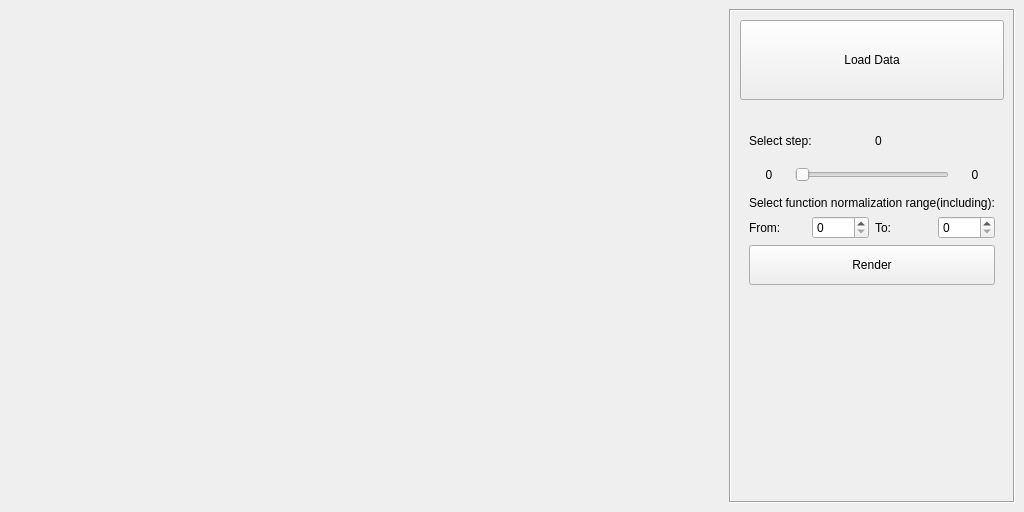
<?xml version="1.0" encoding="UTF-8"?>
<ui version="4.0">
 <class>MainWindow</class>
 <widget class="QMainWindow" name="MainWindow">
  <property name="geometry">
   <rect>
    <x>0</x>
    <y>0</y>
    <width>1024</width>
    <height>512</height>
   </rect>
  </property>
  <property name="minimumSize">
   <size>
    <width>1024</width>
    <height>512</height>
   </size>
  </property>
  <property name="windowTitle">
   <string>Ultrafast mega thin and functional increrable pedantic amazing creeper 2014 melancholic supervised AI ChatGeminiSeek pro SALE 50% nice cute strong cool table viewer and calculate metriX application in qt</string>
  </property>
  <property name="documentMode">
   <bool>false</bool>
  </property>
  <widget class="QWidget" name="centralwidget">
   <property name="minimumSize">
    <size>
     <width>1024</width>
     <height>512</height>
    </size>
   </property>
   <layout class="QHBoxLayout" name="horizontalLayout_4" stretch="5,2">
    <item>
     <widget class="QWidget" name="widget_2" native="true"/>
    </item>
    <item>
     <widget class="QScrollArea" name="scrollArea">
      <property name="frameShape">
       <enum>QFrame::Shape::Box</enum>
      </property>
      <property name="horizontalScrollBarPolicy">
       <enum>Qt::ScrollBarPolicy::ScrollBarAlwaysOff</enum>
      </property>
      <property name="sizeAdjustPolicy">
       <enum>QAbstractScrollArea::SizeAdjustPolicy::AdjustToContentsOnFirstShow</enum>
      </property>
      <property name="widgetResizable">
       <bool>true</bool>
      </property>
      <widget class="QWidget" name="scrollAreaWidgetContents">
       <property name="geometry">
        <rect>
         <x>0</x>
         <y>0</y>
         <width>282</width>
         <height>490</height>
        </rect>
       </property>
       <property name="minimumSize">
        <size>
         <width>90</width>
         <height>0</height>
        </size>
       </property>
       <layout class="QVBoxLayout" name="verticalLayout_4">
        <property name="spacing">
         <number>20</number>
        </property>
        <item>
         <widget class="QPushButton" name="loadDataButton">
          <property name="sizePolicy">
           <sizepolicy hsizetype="Minimum" vsizetype="Fixed">
            <horstretch>0</horstretch>
            <verstretch>0</verstretch>
           </sizepolicy>
          </property>
          <property name="minimumSize">
           <size>
            <width>0</width>
            <height>80</height>
           </size>
          </property>
          <property name="text">
           <string>Load Data</string>
          </property>
         </widget>
        </item>
        <item>
         <widget class="QWidget" name="widget" native="true">
          <layout class="QVBoxLayout" name="verticalLayout">
           <item>
            <layout class="QHBoxLayout" name="horizontalLayout_3">
             <item>
              <widget class="QLabel" name="label">
               <property name="text">
                <string>&lt;html&gt;&lt;head/&gt;&lt;body&gt;&lt;p&gt;Select step:&lt;/p&gt;&lt;/body&gt;&lt;/html&gt;</string>
               </property>
              </widget>
             </item>
             <item>
              <widget class="QLabel" name="currStepLabel">
               <property name="minimumSize">
                <size>
                 <width>0</width>
                 <height>25</height>
                </size>
               </property>
               <property name="text">
                <string>&lt;html&gt;&lt;head/&gt;&lt;body&gt;&lt;p&gt;0&lt;/p&gt;&lt;/body&gt;&lt;/html&gt;</string>
               </property>
              </widget>
             </item>
            </layout>
           </item>
           <item>
            <layout class="QHBoxLayout" name="horizontalLayout">
             <item>
              <widget class="QLabel" name="minStepLabel">
               <property name="minimumSize">
                <size>
                 <width>40</width>
                 <height>0</height>
                </size>
               </property>
               <property name="text">
                <string>&lt;html&gt;&lt;head/&gt;&lt;body&gt;&lt;p align=&quot;center&quot;&gt;0&lt;/p&gt;&lt;/body&gt;&lt;/html&gt;</string>
               </property>
              </widget>
             </item>
             <item>
              <widget class="QSlider" name="stepSlider">
               <property name="minimumSize">
                <size>
                 <width>0</width>
                 <height>30</height>
                </size>
               </property>
               <property name="orientation">
                <enum>Qt::Orientation::Horizontal</enum>
               </property>
              </widget>
             </item>
             <item>
              <widget class="QLabel" name="maxStepLabel">
               <property name="minimumSize">
                <size>
                 <width>40</width>
                 <height>0</height>
                </size>
               </property>
               <property name="text">
                <string>&lt;html&gt;&lt;head/&gt;&lt;body&gt;&lt;p align=&quot;center&quot;&gt;0&lt;/p&gt;&lt;/body&gt;&lt;/html&gt;</string>
               </property>
              </widget>
             </item>
            </layout>
           </item>
           <item>
            <widget class="QLabel" name="label_2">
             <property name="text">
              <string>Select function normalization range(including):</string>
             </property>
            </widget>
           </item>
           <item>
            <layout class="QHBoxLayout" name="horizontalLayout_2">
             <item>
              <widget class="QLabel" name="label_3">
               <property name="text">
                <string>From:</string>
               </property>
              </widget>
             </item>
             <item>
              <widget class="QSpinBox" name="spinBox"/>
             </item>
             <item>
              <widget class="QLabel" name="label_4">
               <property name="text">
                <string>To:</string>
               </property>
              </widget>
             </item>
             <item>
              <widget class="QSpinBox" name="spinBox_2"/>
             </item>
            </layout>
           </item>
           <item>
            <widget class="QPushButton" name="renderDataButton">
             <property name="sizePolicy">
              <sizepolicy hsizetype="Minimum" vsizetype="Fixed">
               <horstretch>0</horstretch>
               <verstretch>0</verstretch>
              </sizepolicy>
             </property>
             <property name="minimumSize">
              <size>
               <width>0</width>
               <height>40</height>
              </size>
             </property>
             <property name="text">
              <string>Render</string>
             </property>
            </widget>
           </item>
          </layout>
         </widget>
        </item>
        <item>
         <spacer name="verticalSpacer">
          <property name="orientation">
           <enum>Qt::Orientation::Vertical</enum>
          </property>
          <property name="sizeType">
           <enum>QSizePolicy::Policy::Expanding</enum>
          </property>
          <property name="sizeHint" stdset="0">
           <size>
            <width>20</width>
            <height>40</height>
           </size>
          </property>
         </spacer>
        </item>
       </layout>
      </widget>
     </widget>
    </item>
   </layout>
  </widget>
 </widget>
 <resources/>
 <connections/>
</ui>
